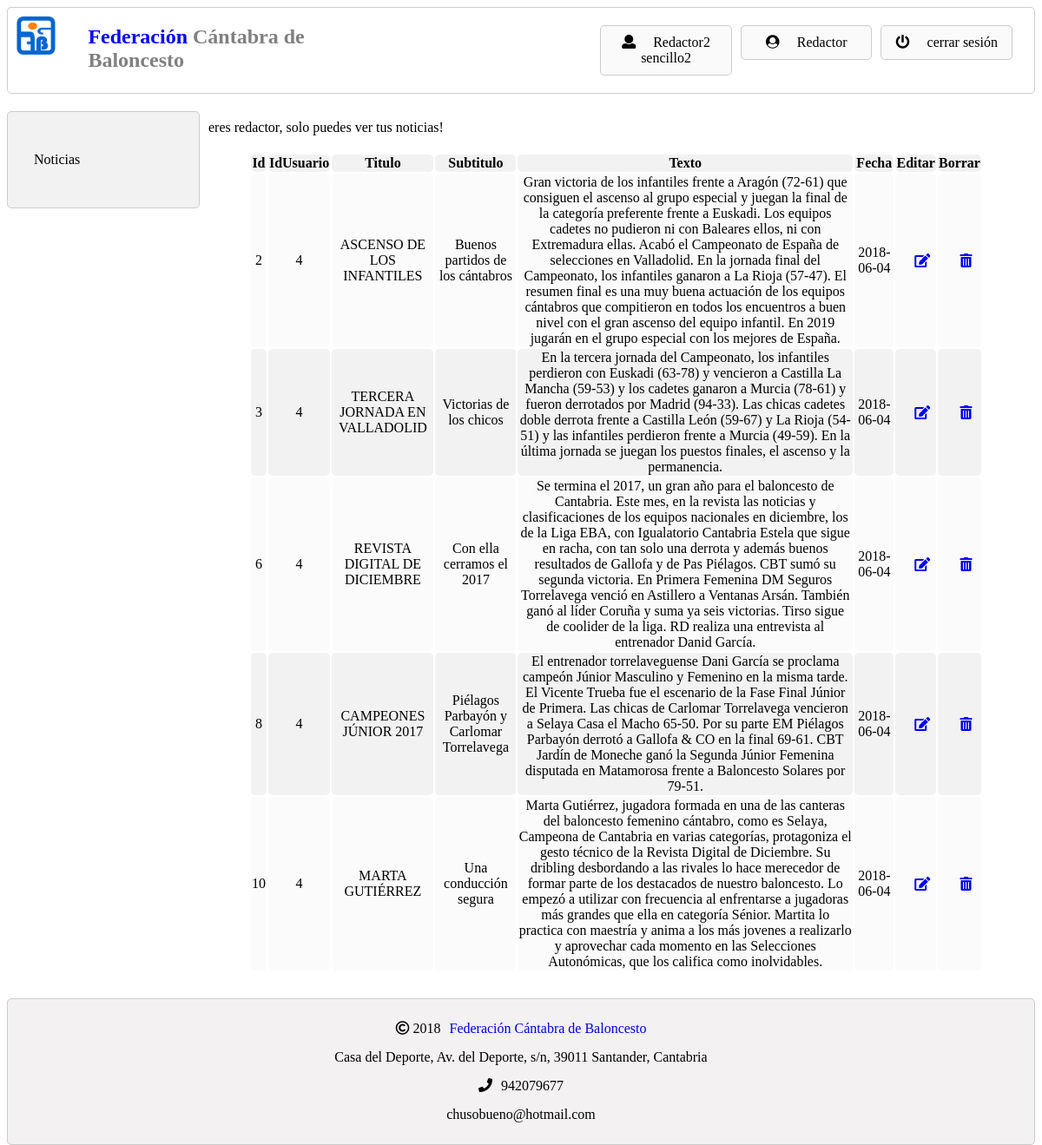
Screenshot of /admin.php?option=noticias (signed in) with the database file from the repository.
### tables this page shows
CREATE TABLE IF NOT EXISTS noticias (
	id int(10) NOT NULL AUTO_INCREMENT PRIMARY KEY,
	id_usuario int(10) NOT NULL,
	id_categoria int(10) NOT NULL,
	id_subcategoria int(10) NOT NULL,
	titulo varchar(50) NOT NULL,
	subtitulo varchar(50),
	texto varchar(1500) NOT NULL,
	fecha date NOT NULL,
	imagen varchar(255)
);

### cms/controllers/noticias_controller.php (called while the page is built, shortened)
<?php
include 'cms/models/noticias_model.php';
$noticiasRedactor = noticiasModel::noticiasRedactor($_SESSION['idusuario']);
include 'cms/views/noticias_view.php';
?>

### cms/librerias/framework.php (called while the page is built, shortened)
<?php
include 'cms/librerias/conexionpdo.php';
function loader($componente){
	include 'cms/controllers/'.$componente.'_controller.php';
	$buffer = ob_get_clean();
	return $buffer;
}

### cms/models/noticias_model.php (called while the page is built, shortened)
<?php
class noticiasModel{
    public static function noticiasRedactor($id_usuario){
        $db = new database();
        $sql = "SELECT * FROM noticias WHERE id_usuario = :idusuario ORDER BY fecha DESC";
        $params = array(":idusuario" => $id_usuario);
        $db->query($sql,$params);
        $noticias = $db->cargaMatriz();
        return $noticias;
    }
}
?>

### cms/librerias/conexionpdo.php (called while the page is built, shortened)
<?php
class database {
    private $conexion;
    private $stmt;
    private $driver = 'mysql';
    private $dbhost = 'localhost';
    private $dbuser = 'jesus';
    private $dbpass = 'bueno';
    private $dbname = 'federacion';
    public function __construct() {
        try {
            $this->conexion = new PDO($this->driver.':host='.$this->dbhost.';dbname='.$this->dbname, $this->dbuser, $this->dbpass,array(PDO::MYSQL_ATTR_INIT_COMMAND => 'SET NAMES  \'UTF8\''));
        } catch (Exception $e) {
            echo "Se ha producido un error en la conexion con la BD.";
            echo "¡Error!: " . $e->getMessage() . "";
        }
    }
    public function query($sql,$params = null){
        $this->stmt = $this->conexion->prepare($sql);
        $this->stmt->execute($params);
    }
    public function comprobarQuery(){
        $this->error = $this->stmt->errorInfo();
        $this->affectedRows = $this->stmt->rowCount();
    }
    public function cargaMatriz(){
        $lista = array();
        while($fila = $this->stmt->fetch(PDO::FETCH_ASSOC)){
            $lista[] = $fila;
        }
        return $lista;
    }
}
?>

### cms/views/noticias_view.php (the view, shortened to what this page needs)
<html>
	<head>
		<link rel="stylesheet" href="cms/css/estilos.css">
		<link rel="stylesheet" href="css/iconos/css/fontawesome-all.min.css">
	</head>
	<body>
		<?php include 'cms/componentes/header.php'; ?>
		<?php include 'cms/componentes/aside.php'; ?>
		<div id="noticias" class="col-13">
			<?php
			if($_SESSION['permiso'] == 'Redactor'){
				echo "eres redactor, solo puedes ver tus noticias!";
		    	if(isset($noticiasRedactor)){
	    			echo "<table class='tabla'>
							<tr>
								<th>Id</th>
								<th>IdUsuario</th>
								<th>Titulo </th>
								<th>Subtitulo</th>
								<th>Texto</th>
								<th>Fecha</th>
								<th>Editar </th>
								<th>Borrar </th>
							</tr>";
					foreach ($noticiasRedactor as $noticia){
						echo "<tr>";
						echo "<td>".$noticia['id']."</td>";
						echo "<td>".$noticia['id_usuario']."</td>";
						echo "<td>".$noticia['titulo']."</td>";
						echo "<td>".$noticia['subtitulo']."</td>";
						echo "<td>".$noticia['texto']."</td>";
						echo "<td>".$noticia['fecha']."</td>";
						echo '<td><a href="admin.php?option=noticias&editarNoticia='.$noticia['id'].'"><i class="fas fa-edit" ></i></a></td>';
						echo "<td><a href='admin.php?option=noticias&borrarNoticia=".$noticia['id']."'><i class='fas fa-trash-alt'></i></a></td>";
						echo "</tr>";
					}
					echo "</table>";
		    }
	    }	?>
</div>
		<?php include 'cms/componentes/footer.php'; ?>
	</body>
</html>

### cms/css/estilos.css (style rules this page uses)
.tabla { margin:0 auto; margin-top:20px; width:90%; text-align: center; }
.tabla tr:nth-child(odd) { background-color:#f2f2f2; }
.tabla tr:nth-child(even) { background-color:#fbfbfb; }
.tabla tr td i { margin-left: 15px; }
* { box-sizing: border-box; border-radius:5px 5px; font-family:candara; }
[class*="col-"] { float: left; padding: 10px; }
.col-13 { width: 80.99%; }

### rows the page displays
noticias: id "2", id_usuario "4", titulo "ASCENSO DE LOS INFANTILES", subtitulo "Buenos partidos de los cántabros", texto "Gran victoria de los infantiles frente a Aragón (72-61) que consiguen el ascenso al grupo especial y juegan la final de la categoría preferente frente a Euskadi. Los equipos cadetes no pudieron ni con Baleares ellos, ni con Extremadura ellas. Acabó el Campeonato de España de selecciones en Valladolid. En la jornada final del Campeonato, los infantiles ganaron a La Rioja (57-47). El resumen final es una muy buena actuación de los equipos cántabros que compitieron en todos los encuentros a buen nivel con el gran ascenso del equipo infantil. En 2019 jugarán en el grupo especial con los mejores de España.", fecha "2018-06-04"
noticias: id "3", id_usuario "4", titulo "TERCERA JORNADA EN VALLADOLID", subtitulo "Victorias de los chicos", texto "En la tercera jornada del Campeonato, los infantiles perdieron con Euskadi (63-78) y vencieron a Castilla La Mancha (59-53) y los cadetes ganaron a Murcia (78-61) y fueron derrotados por Madrid (94-33). Las chicas cadetes doble derrota frente a Castilla León (59-67) y La Rioja (54-51) y las infantiles perdieron frente a Murcia (49-59). En la última jornada se juegan los puestos finales, el ascenso y la permanencia.", fecha "2018-06-04"
noticias: id "6", id_usuario "4", titulo "REVISTA DIGITAL DE DICIEMBRE", subtitulo "Con ella cerramos el 2017", texto "Se termina el 2017, un gran año para el baloncesto de Cantabria. Este mes, en la revista las noticias y clasificaciones de los equipos nacionales en diciembre, los de la Liga EBA, con Igualatorio Cantabria Estela que sigue en racha, con tan solo una derrota y además buenos resultados de Gallofa y de Pas Piélagos. CBT sumó su segunda victoria. En Primera Femenina DM Seguros Torrelavega venció en Astillero a Ventanas Arsán. También ganó al líder Coruña y suma ya seis victorias. Tirso sigue de coolider de la liga. RD realiza una entrevista al entrenador Danid García.", fecha "2018-06-04"
noticias: id "8", id_usuario "4", titulo "CAMPEONES JÚNIOR 2017", subtitulo "Piélagos Parbayón y Carlomar Torrelavega", texto "El entrenador torrelaveguense Dani García se proclama campeón Júnior Masculino y Femenino en la misma tarde. El Vicente Trueba fue el escenario de la Fase Final Júnior de Primera. Las chicas de Carlomar Torrelavega vencieron a Selaya Casa el Macho 65-50. Por su parte EM Piélagos Parbayón derrotó a Gallofa & CO en la final 69-61. CBT Jardín de Moneche ganó la Segunda Júnior Femenina disputada en Matamorosa frente a Baloncesto Solares por 79-51.", fecha "2018-06-04"
noticias: id "10", id_usuario "4", titulo "MARTA GUTIÉRREZ", subtitulo "Una conducción segura", texto "Marta Gutiérrez, jugadora formada en una de las canteras del baloncesto femenino cántabro, como es Selaya, Campeona de Cantabria en varias categorías, protagoniza el gesto técnico de la Revista Digital de Diciembre. Su dribling desbordando a las rivales lo hace merecedor de formar parte de los destacados de nuestro baloncesto. Lo empezó a utilizar con frecuencia al enfrentarse a jugadoras más grandes que ella en categoría Sénior. Martita lo practica con maestría y anima a los más jovenes a realizarlo y aprovechar cada momento en las Selecciones Autonómicas, que los califica como inolvidables.", fecha "2018-06-04"

### other values shown
$_SESSION['nombre'] "Redactor2"
$_SESSION['apellido'] "sencillo2"
$_SESSION['permiso'] "Redactor"
